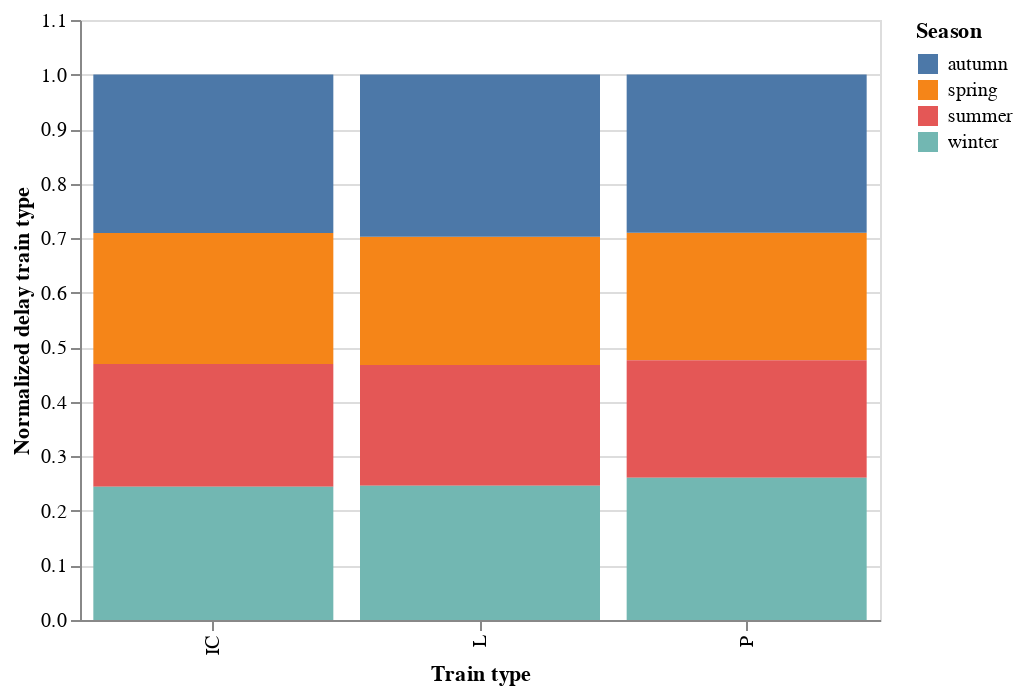

The code cell stored with this chart in its notebook:
### Code cell
df_normalized.plot.bar(x="Train type", y="Normalized delay train type", color="Season") \
    .properties(width=400, height=300)

### Figure 1 — Vega-Lite specification as saved in the notebook (floating-point values rounded to 4 significant figures)
{"config": {"view": {"continuousWidth": 300, "continuousHeight": 300}}, "data": {"name": "data-5f48de87a3655a7c884b1a67dd829245"}, "mark": {"type": "bar", "tooltip": true}, "encoding": {"color": {"field": "Season", "type": "nominal"}, "x": {"field": "Train type", "type": "nominal"}, "y": {"field": "Normalized delay train type", "type": "quantitative"}}, "height": 300, "params": [{"name": "param_1", "select": {"type": "interval", "encodings": ["x", "y"]}, "bind": "scales"}], "width": 400, "$schema": "https://vega.github.io/schema/vega-lite/v5.20.1.json", "datasets": {"data-5f48de87a3655a7c884b1a67dd829245": [{"Train type": "L", "Season": "spring", "total_delay": 2022389, "total_trains": 1247754, "Normalized delay": 1.621, "Total sum per train type": 6.894, "Normalized delay train type": 0.2351}, {"Train type": "P", "Season": "spring", "total_delay": 470172, "total_trains": 209209, "Normalized delay": 2.247, "Total sum per train type": 9.605, "Normalized delay train type": 0.234}, {"Train type": "IC", "Season": "spring", "total_delay": 2996328, "total_trains": 1335042, "Normalized delay": 2.244, "Total sum per train type": 9.349, "Normalized delay train type": 0.2401}, {"Train type": "P", "Season": "summer", "total_delay": 329261, "total_trains": 159265, "Normalized delay": 2.067, "Total sum per train type": 9.605, "Normalized delay train type": 0.2152}, {"Train type": "L", "Season": "summer", "total_delay": 1881960, "total_trains": 1233459, "Normalized delay": 1.526, "Total sum per train type": 6.894, "Normalized delay train type": 0.2213}, {"Train type": "IC", "Season": "summer", "total_delay": 2802337, "total_trains": 1333322, "Normalized delay": 2.102, "Total sum per train type": 9.349, "Normalized delay train type": 0.2248}, {"Train type": "L", "Season": "autumn", "total_delay": 2514814, "total_trains": 1227146, "Normalized delay": 2.049, "Total sum per train type": 6.894, "Normalized delay train type": 0.2973}, {"Train type": "IC", "Season": "autumn", "total_delay": 3572064, "total_trains": 1314757, "Normalized delay": 2.717, "Total sum per train type": 9.349, "Normalized delay train type": 0.2906}, {"Train type": "P", "Season": "autumn", "total_delay": 645621, "total_trains": 231840, "Normalized delay": 2.785, "Total sum per train type": 9.605, "Normalized delay train type": 0.2899}, {"Train type": "P", "Season": "winter", "total_delay": 568414, "total_trains": 226895, "Normalized delay": 2.505, "Total sum per train type": 9.605, "Normalized delay train type": 0.2608}, {"Train type": "IC", "Season": "winter", "total_delay": 3179388, "total_trains": 1391084, "Normalized delay": 2.286, "Total sum per train type": 9.349, "Normalized delay train type": 0.2445}, {"Train type": "L", "Season": "winter", "total_delay": 2307170, "total_trains": 1359053, "Normalized delay": 1.698, "Total sum per train type": 6.894, "Normalized delay train type": 0.2463}]}}
